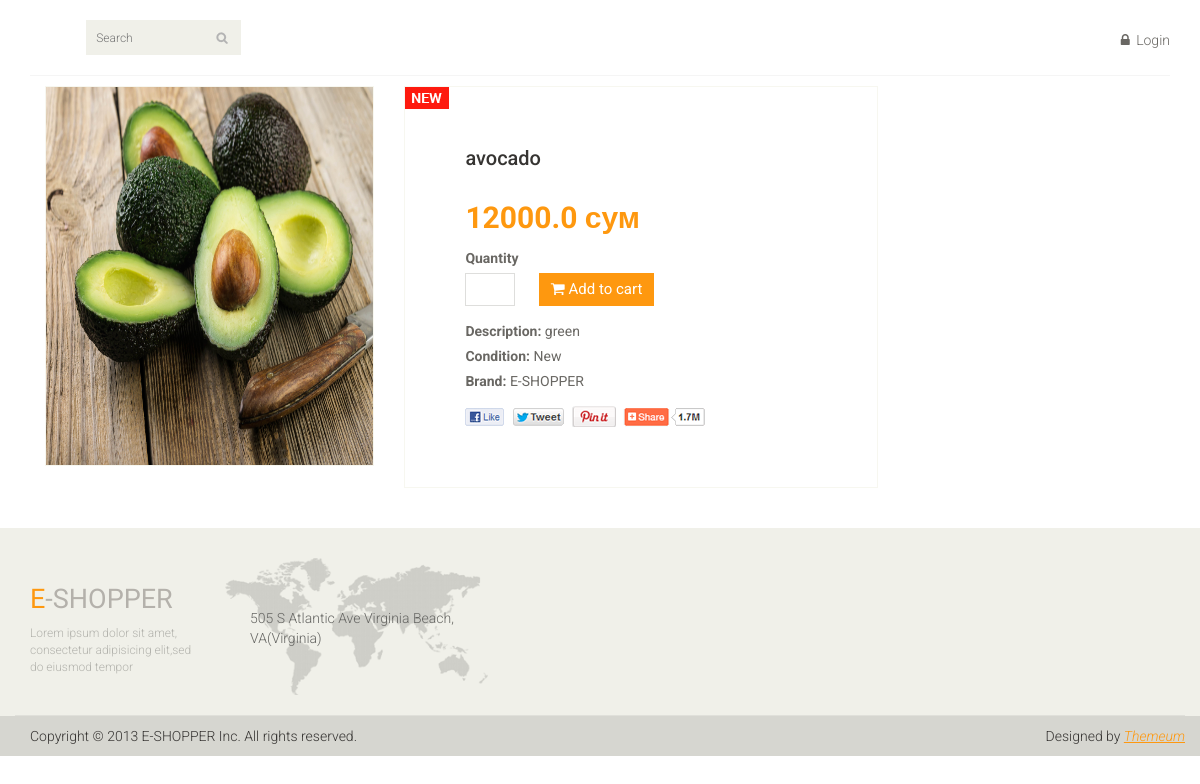
Page /product/avocado on the committed database.
### main_page/models.py (models this page shows, shortened)
class Product(models.Model):
    product_category = models.ForeignKey(Category, on_delete=models.CASCADE)
    product_name = models.CharField(max_length=110)
    product_price = models.FloatField()
    product_des = models.TextField()
    product_count = models.IntegerField()
    added_date = models.DateTimeField(auto_now_add=True)
    product_image = models.ImageField(upload_to='media', null=True, blank=True)

### main_page/views.py (the view)
# urls.py: path('product/<str:pk>', views.get_exact_product),
def get_exact_product(request, pk):
    current_product = models.Product.objects.get(product_name=pk)
    return render(request, 'exact_product.html', {'current_product': current_product})

### main_page/templates/exact_product.html (shortened to what this page needs)
{% extends 'index.html' %}
{% load static %}
{% block content %}
<section>
    <div class="container">
        <div class="row">
            <div class="col-sm-9 padding-right">
            <div class="product-details">
                <div class="col-sm-5">
                    <div class="view-product">
                        <img src="/{{ current_product.product_image }}" alt="" />
                    </div>
                </div>
                <div class="col-sm-7">
                    <div class="product-information">
                        <img src="{% static 'images/product-details/new.jpg' %}" class="newarrival" alt="" />
                        <h2>{{ current_product.product_name }}</h2>
                        <span>
                            <span>{{ current_product.product_price }} сум</span><br>
                            <label>Quantity</label><br>
                            <form action="/add_to_cart/{{current_product.id}}" method="POST">
                                <input type="number" name="pr_count" />
                                <button type="submit" class="btn btn-fefault cart">
                                    <i class="fa fa-shopping-cart"></i>
                                          Add to cart
                                </button>
                            </form>
                        </span>
                        <p><b>Description:</b> {{ current_product.product_des }}</p>
                        <p><b>Condition:</b> New</p>
                        <p><b>Brand:</b> E-SHOPPER</p>
                        <a href=""><img src="images/product-details/share.png" class="share img-responsive"  alt="" /></a>
                    </div>
                </div>
            </div>
        </div>
        </div>
    </div>
</section>
{% endblock content %}

### main_page/static/css/main.css (style rules this page uses)
body { font-family: 'Roboto', sans-serif; background:; position: relative; font-weight:400px; }
a { -webkit-transition: 300ms; -moz-transition: 300ms; -o-transition: 300ms; transition: 300ms; }
h1, h2, h3, h4, h5, h6 { font-family: 'Roboto', sans-serif; }
.padding-right { padding-right: 0; }
.product-details { overflow:hidden; }
.product-details { margin-bottom: 40px; overflow: hidden; margin-top: 10px; }
.view-product { position: relative; }
.view-product img { border: 1px solid #F7F7F0; height: 380px; width: 100%; }
.product-information { border: 1px solid #F7F7F0; overflow: hidden; padding-bottom: 60px; padding-left: 60px; padding-top: 60px; position: relative; }
.newarrival { position:absolute; top:0; left:0 }
.product-information h2 { color: #363432; font-family: 'Roboto', sans-serif; font-size: 20px; margin-top: 0; }
.product-information p { color: #696763; font-family: 'Roboto', sans-serif; margin-bottom: 5px; }
.product-information span { display: inline-block; margin-bottom: 8px; margin-top: 18px; }
.product-information span span { color: #FE980F; float: left; font-family: 'Roboto', sans-serif; font-size: 30px; font-weight: 700; margin-right: 20px; margin-top: 0px; }
.product-information span input { border: 1px solid #DEDEDC; color: #696763; font-family: 'Roboto', sans-serif; font-size: 20px; font-weight: 700; height: 33px; outline: medium none; text-align: center; width: 50px; }
.product-information span label { color: #696763; font-family: 'Roboto', sans-serif; font-weight: 700; margin-bottom: 5px; }
.share { margin-top: 15px; }
.cart { background: #FE980F; border: 0 none; border-radius: 0; color: #FFFFFF; font-family: 'Roboto', sans-serif; font-size: 15px; margin-bottom: 7px; margin-left: 20px; }

### rows in the picture
Product: product_image (picture), product_name "avocado", product_price "12000.0", product_des "green"
